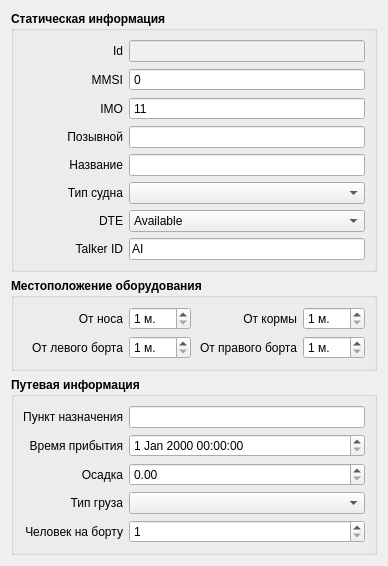
     <widget class="QWidget" name="tabVesselInfo">
      <attribute name="title">
       <string>Информация о судне</string>
      </attribute>
      <layout class="QVBoxLayout" name="verticalLayout_9">
       <item>
        <widget class="QGroupBox" name="gbStaticData">
         <property name="font">
          <font>
           <weight>75</weight>
           <bold>true</bold>
          </font>
         </property>
         <property name="title">
          <string>Статическая информация</string>
         </property>
         <layout class="QVBoxLayout" name="verticalLayout_7">
          <item>
           <layout class="QHBoxLayout" name="layoutID_2">
            <item>
             <widget class="QLabel" name="lblID_2">
              <property name="sizePolicy">
               <sizepolicy hsizetype="Fixed" vsizetype="Preferred">
                <horstretch>0</horstretch>
                <verstretch>0</verstretch>
               </sizepolicy>
              </property>
              <property name="minimumSize">
               <size>
                <width>100</width>
                <height>0</height>
               </size>
              </property>
              <property name="maximumSize">
               <size>
                <width>100</width>
                <height>16777215</height>
               </size>
              </property>
              <property name="font">
               <font>
                <weight>50</weight>
                <bold>false</bold>
               </font>
              </property>
              <property name="text">
               <string>Id</string>
              </property>
              <property name="alignment">
               <set>Qt::AlignRight|Qt::AlignTrailing|Qt::AlignVCenter</set>
              </property>
             </widget>
            </item>
            <item>
             <widget class="QLineEdit" name="ediId">
              <property name="font">
               <font>
                <weight>50</weight>
                <bold>false</bold>
               </font>
              </property>
              <property name="styleSheet">
               <string notr="true">background-color: rgb(240, 240, 240);</string>
              </property>
              <property name="readOnly">
               <bool>true</bool>
              </property>
             </widget>
            </item>
           </layout>
          </item>
          <item>
           <layout class="QHBoxLayout" name="layoutID">
            <item>
             <widget class="QLabel" name="lblID">
              <property name="sizePolicy">
               <sizepolicy hsizetype="Fixed" vsizetype="Preferred">
                <horstretch>0</horstretch>
                <verstretch>0</verstretch>
               </sizepolicy>
              </property>
              <property name="minimumSize">
               <size>
                <width>100</width>
                <height>0</height>
               </size>
              </property>
              <property name="maximumSize">
               <size>
                <width>100</width>
                <height>16777215</height>
               </size>
              </property>
              <property name="font">
               <font>
                <weight>50</weight>
                <bold>false</bold>
               </font>
              </property>
              <property name="text">
               <string>MMSI</string>
              </property>
              <property name="alignment">
               <set>Qt::AlignRight|Qt::AlignTrailing|Qt::AlignVCenter</set>
              </property>
             </widget>
            </item>
            <item>
             <widget class="QSpinBox" name="spinMMSI">
              <property name="font">
               <font>
                <weight>50</weight>
                <bold>false</bold>
               </font>
              </property>
              <property name="buttonSymbols">
               <enum>QAbstractSpinBox::NoButtons</enum>
              </property>
              <property name="maximum">
               <number>999999999</number>
              </property>
             </widget>
            </item>
           </layout>
          </item>
          <item>
           <layout class="QHBoxLayout" name="layoutID_3">
            <item>
             <widget class="QLabel" name="lblID_3">
              <property name="sizePolicy">
               <sizepolicy hsizetype="Fixed" vsizetype="Preferred">
                <horstretch>0</horstretch>
                <verstretch>0</verstretch>
               </sizepolicy>
              </property>
              <property name="minimumSize">
               <size>
                <width>100</width>
                <height>0</height>
               </size>
              </property>
              <property name="maximumSize">
               <size>
                <width>100</width>
                <height>16777215</height>
               </size>
              </property>
              <property name="font">
               <font>
                <weight>50</weight>
                <bold>false</bold>
               </font>
              </property>
              <property name="text">
               <string>IMO</string>
              </property>
              <property name="alignment">
               <set>Qt::AlignRight|Qt::AlignTrailing|Qt::AlignVCenter</set>
              </property>
             </widget>
            </item>
            <item>
             <widget class="QSpinBox" name="spinIMO">
              <property name="font">
               <font>
                <weight>50</weight>
                <bold>false</bold>
               </font>
              </property>
              <property name="buttonSymbols">
               <enum>QAbstractSpinBox::NoButtons</enum>
              </property>
              <property name="specialValueText">
               <string/>
              </property>
              <property name="maximum">
               <number>999999999</number>
              </property>
              <property name="value">
               <number>11</number>
              </property>
             </widget>
            </item>
           </layout>
          </item>
          <item>
           <layout class="QHBoxLayout" name="layoutDevName">
            <item>
             <widget class="QLabel" name="lblDevName">
              <property name="sizePolicy">
               <sizepolicy hsizetype="Fixed" vsizetype="Preferred">
                <horstretch>0</horstretch>
                <verstretch>0</verstretch>
               </sizepolicy>
              </property>
              <property name="minimumSize">
               <size>
                <width>100</width>
                <height>0</height>
               </size>
              </property>
              <property name="maximumSize">
               <size>
                <width>100</width>
                <height>16777215</height>
               </size>
              </property>
              <property name="font">
               <font>
                <weight>50</weight>
                <bold>false</bold>
               </font>
              </property>
              <property name="text">
               <string>Позывной</string>
              </property>
              <property name="alignment">
               <set>Qt::AlignRight|Qt::AlignTrailing|Qt::AlignVCenter</set>
              </property>
             </widget>
            </item>
            <item>
             <widget class="QLineEdit" name="editCallsign">
              <property name="font">
               <font>
                <weight>50</weight>
                <bold>false</bold>
               </font>
              </property>
             </widget>
            </item>
           </layout>
          </item>
          <item>
           <layout class="QHBoxLayout" name="layoutDevName_2">
            <item>
             <widget class="QLabel" name="lblName">
              <property name="sizePolicy">
               <sizepolicy hsizetype="Fixed" vsizetype="Preferred">
                <horstretch>0</horstretch>
                <verstretch>0</verstretch>
               </sizepolicy>
              </property>
              <property name="minimumSize">
               <size>
                <width>100</width>
                <height>0</height>
               </size>
              </property>
              <property name="maximumSize">
               <size>
                <width>100</width>
                <height>16777215</height>
               </size>
              </property>
              <property name="font">
               <font>
                <weight>50</weight>
                <bold>false</bold>
               </font>
              </property>
              <property name="text">
               <string>Название</string>
              </property>
              <property name="alignment">
               <set>Qt::AlignRight|Qt::AlignTrailing|Qt::AlignVCenter</set>
              </property>
             </widget>
            </item>
            <item>
             <widget class="QLineEdit" name="editName">
              <property name="font">
               <font>
                <weight>50</weight>
                <bold>false</bold>
               </font>
              </property>
             </widget>
            </item>
           </layout>
          </item>
          <item>
           <layout class="QHBoxLayout" name="horizontalLayout_2">
            <item>
             <widget class="QLabel" name="lblDevName_2">
              <property name="sizePolicy">
               <sizepolicy hsizetype="Fixed" vsizetype="Preferred">
                <horstretch>0</horstretch>
                <verstretch>0</verstretch>
               </sizepolicy>
              </property>
              <property name="minimumSize">
               <size>
                <width>100</width>
                <height>0</height>
               </size>
              </property>
              <property name="maximumSize">
               <size>
                <width>100</width>
                <height>16777215</height>
               </size>
              </property>
              <property name="font">
               <font>
                <weight>50</weight>
                <bold>false</bold>
               </font>
              </property>
              <property name="text">
               <string>Тип судна</string>
              </property>
              <property name="alignment">
               <set>Qt::AlignRight|Qt::AlignTrailing|Qt::AlignVCenter</set>
              </property>
             </widget>
            </item>
            <item>
             <widget class="QComboBox" name="cbVesselType"/>
            </item>
           </layout>
          </item>
          <item>
           <layout class="QHBoxLayout" name="horizontalLayout_18">
            <item>
             <widget class="QLabel" name="lblDevName_13">
              <property name="sizePolicy">
               <sizepolicy hsizetype="Fixed" vsizetype="Preferred">
                <horstretch>0</horstretch>
                <verstretch>0</verstretch>
               </sizepolicy>
              </property>
              <property name="minimumSize">
               <size>
                <width>100</width>
                <height>0</height>
               </size>
              </property>
              <property name="maximumSize">
               <size>
                <width>100</width>
                <height>16777215</height>
               </size>
              </property>
              <property name="font">
               <font>
                <weight>50</weight>
                <bold>false</bold>
               </font>
              </property>
              <property name="text">
               <string>DTE</string>
              </property>
              <property name="alignment">
               <set>Qt::AlignRight|Qt::AlignTrailing|Qt::AlignVCenter</set>
              </property>
             </widget>
            </item>
            <item>
             <widget class="QComboBox" name="cbDTE">
              <property name="font">
               <font>
                <weight>50</weight>
                <bold>false</bold>
               </font>
              </property>
              <item>
               <property name="text">
                <string>Available</string>
               </property>
              </item>
              <item>
               <property name="text">
                <string>Not available</string>
               </property>
              </item>
             </widget>
            </item>
           </layout>
          </item>
          <item>
           <layout class="QHBoxLayout" name="layoutDevName_3">
            <item>
             <widget class="QLabel" name="lblName_2">
              <property name="sizePolicy">
               <sizepolicy hsizetype="Fixed" vsizetype="Preferred">
                <horstretch>0</horstretch>
                <verstretch>0</verstretch>
               </sizepolicy>
              </property>
              <property name="minimumSize">
               <size>
                <width>100</width>
                <height>0</height>
               </size>
              </property>
              <property name="maximumSize">
               <size>
                <width>100</width>
                <height>16777215</height>
               </size>
              </property>
              <property name="font">
               <font>
                <weight>50</weight>
                <bold>false</bold>
               </font>
              </property>
              <property name="text">
               <string>Talker ID</string>
              </property>
              <property name="alignment">
               <set>Qt::AlignRight|Qt::AlignTrailing|Qt::AlignVCenter</set>
              </property>
             </widget>
            </item>
            <item>
             <widget class="QLineEdit" name="editTalkerID">
              <property name="font">
               <font>
                <weight>50</weight>
                <bold>false</bold>
               </font>
              </property>
              <property name="text">
               <string>AI</string>
              </property>
              <property name="maxLength">
               <number>2</number>
              </property>
              <property name="placeholderText">
               <string>AI</string>
              </property>
             </widget>
            </item>
           </layout>
          </item>
         </layout>
        </widget>
       </item>
       <item>
        <widget class="QGroupBox" name="groupBox">
         <property name="font">
          <font>
           <weight>75</weight>
           <bold>true</bold>
          </font>
         </property>
         <property name="title">
          <string>Местоположение оборудования</string>
         </property>
         <layout class="QVBoxLayout" name="verticalLayout">
          <item>
           <layout class="QHBoxLayout" name="horizontalLayout">
            <item>
             <widget class="QLabel" name="lblDevName_3">
              <property name="sizePolicy">
               <sizepolicy hsizetype="Fixed" vsizetype="Preferred">
                <horstretch>0</horstretch>
                <verstretch>0</verstretch>
               </sizepolicy>
              </property>
              <property name="minimumSize">
               <size>
                <width>100</width>
                <height>0</height>
               </size>
              </property>
              <property name="maximumSize">
               <size>
                <width>100</width>
                <height>16777215</height>
               </size>
              </property>
              <property name="font">
               <font>
                <weight>50</weight>
                <bold>false</bold>
               </font>
              </property>
              <property name="text">
               <string>От носа</string>
              </property>
              <property name="alignment">
               <set>Qt::AlignRight|Qt::AlignTrailing|Qt::AlignVCenter</set>
              </property>
             </widget>
            </item>
            <item>
             <widget class="QSpinBox" name="spinPosRefA">
              <property name="font">
               <font>
                <weight>50</weight>
                <bold>false</bold>
               </font>
              </property>
              <property name="suffix">
               <string> м.</string>
              </property>
              <property name="minimum">
               <number>1</number>
              </property>
              <property name="maximum">
               <number>990</number>
              </property>
             </widget>
            </item>
            <item>
             <widget class="QLabel" name="lblDevName_4">
              <property name="sizePolicy">
               <sizepolicy hsizetype="Fixed" vsizetype="Preferred">
                <horstretch>0</horstretch>
                <verstretch>0</verstretch>
               </sizepolicy>
              </property>
              <property name="minimumSize">
               <size>
                <width>100</width>
                <height>0</height>
               </size>
              </property>
              <property name="maximumSize">
               <size>
                <width>100</width>
                <height>16777215</height>
               </size>
              </property>
              <property name="font">
               <font>
                <weight>50</weight>
                <bold>false</bold>
               </font>
              </property>
              <property name="text">
               <string>От кормы</string>
              </property>
              <property name="alignment">
               <set>Qt::AlignRight|Qt::AlignTrailing|Qt::AlignVCenter</set>
              </property>
             </widget>
            </item>
            <item>
             <widget class="QSpinBox" name="spinPosRefB">
              <property name="font">
               <font>
                <weight>50</weight>
                <bold>false</bold>
               </font>
              </property>
              <property name="suffix">
               <string> м.</string>
              </property>
              <property name="minimum">
               <number>1</number>
              </property>
              <property name="maximum">
               <number>990</number>
              </property>
             </widget>
            </item>
           </layout>
          </item>
          <item>
           <layout class="QHBoxLayout" name="horizontalLayout_16">
            <item>
             <widget class="QLabel" name="lblDevName_10">
              <property name="sizePolicy">
               <sizepolicy hsizetype="Fixed" vsizetype="Preferred">
                <horstretch>0</horstretch>
                <verstretch>0</verstretch>
               </sizepolicy>
              </property>
              <property name="minimumSize">
               <size>
                <width>100</width>
                <height>0</height>
               </size>
              </property>
              <property name="maximumSize">
               <size>
                <width>100</width>
                <height>16777215</height>
               </size>
              </property>
              <property name="font">
               <font>
                <weight>50</weight>
                <bold>false</bold>
               </font>
              </property>
              <property name="text">
               <string>От левого борта</string>
              </property>
              <property name="alignment">
               <set>Qt::AlignRight|Qt::AlignTrailing|Qt::AlignVCenter</set>
              </property>
             </widget>
            </item>
            <item>
             <widget class="QSpinBox" name="spinPosRefC">
              <property name="font">
               <font>
                <weight>50</weight>
                <bold>false</bold>
               </font>
              </property>
              <property name="suffix">
               <string> м.</string>
              </property>
              <property name="minimum">
               <number>1</number>
              </property>
              <property name="maximum">
               <number>990</number>
              </property>
             </widget>
            </item>
            <item>
             <widget class="QLabel" name="lblDevName_11">
              <property name="sizePolicy">
               <sizepolicy hsizetype="Fixed" vsizetype="Preferred">
                <horstretch>0</horstretch>
                <verstretch>0</verstretch>
               </sizepolicy>
              </property>
              <property name="minimumSize">
               <size>
                <width>100</width>
                <height>0</height>
               </size>
              </property>
              <property name="maximumSize">
               <size>
                <width>100</width>
                <height>16777215</height>
               </size>
              </property>
              <property name="font">
               <font>
                <weight>50</weight>
                <bold>false</bold>
               </font>
              </property>
              <property name="text">
               <string>От правого борта</string>
              </property>
              <property name="alignment">
               <set>Qt::AlignRight|Qt::AlignTrailing|Qt::AlignVCenter</set>
              </property>
             </widget>
            </item>
            <item>
             <widget class="QSpinBox" name="spinPosRefD">
              <property name="font">
               <font>
                <weight>50</weight>
                <bold>false</bold>
               </font>
              </property>
              <property name="suffix">
               <string> м.</string>
              </property>
              <property name="minimum">
               <number>1</number>
              </property>
              <property name="maximum">
               <number>990</number>
              </property>
             </widget>
            </item>
           </layout>
          </item>
         </layout>
        </widget>
       </item>
       <item>
        <widget class="QGroupBox" name="gbVoyageData">
         <property name="sizePolicy">
          <sizepolicy hsizetype="Preferred" vsizetype="Fixed">
           <horstretch>0</horstretch>
           <verstretch>0</verstretch>
          </sizepolicy>
         </property>
         <property name="font">
          <font>
           <weight>75</weight>
           <bold>true</bold>
          </font>
         </property>
         <property name="title">
          <string>Путевая информация</string>
         </property>
         <property name="flat">
          <bool>false</bool>
         </property>
         <layout class="QVBoxLayout" name="verticalLayout_2">
          <item>
           <layout class="QHBoxLayout" name="horizontalLayout_3">
            <item>
             <widget class="QLabel" name="lblDevName_5">
              <property name="sizePolicy">
               <sizepolicy hsizetype="Fixed" vsizetype="Preferred">
                <horstretch>0</horstretch>
                <verstretch>0</verstretch>
               </sizepolicy>
              </property>
              <property name="minimumSize">
               <size>
                <width>100</width>
                <height>0</height>
               </size>
              </property>
              <property name="maximumSize">
               <size>
                <width>100</width>
                <height>16777215</height>
               </size>
              </property>
              <property name="font">
               <font>
                <weight>50</weight>
                <bold>false</bold>
               </font>
              </property>
              <property name="text">
               <string>Пункт назначения</string>
              </property>
              <property name="alignment">
               <set>Qt::AlignRight|Qt::AlignTrailing|Qt::AlignVCenter</set>
              </property>
             </widget>
            </item>
            <item>
             <widget class="QLineEdit" name="editDestination">
              <property name="font">
               <font>
                <weight>50</weight>
                <bold>false</bold>
               </font>
              </property>
              <property name="text">
               <string/>
              </property>
             </widget>
            </item>
           </layout>
          </item>
          <item>
           <layout class="QHBoxLayout" name="horizontalLayout_4">
            <item>
             <widget class="QLabel" name="lblDevName_6">
              <property name="sizePolicy">
               <sizepolicy hsizetype="Fixed" vsizetype="Preferred">
                <horstretch>0</horstretch>
                <verstretch>0</verstretch>
               </sizepolicy>
              </property>
              <property name="minimumSize">
               <size>
                <width>100</width>
                <height>0</height>
               </size>
              </property>
              <property name="maximumSize">
               <size>
                <width>100</width>
                <height>16777215</height>
               </size>
              </property>
              <property name="font">
               <font>
                <weight>50</weight>
                <bold>false</bold>
               </font>
              </property>
              <property name="text">
               <string>Время прибытия</string>
              </property>
              <property name="alignment">
               <set>Qt::AlignRight|Qt::AlignTrailing|Qt::AlignVCenter</set>
              </property>
             </widget>
            </item>
            <item>
             <widget class="QDateTimeEdit" name="dateTimeEstimatedTimeOfArrival">
              <property name="font">
               <font>
                <weight>50</weight>
                <bold>false</bold>
               </font>
              </property>
             </widget>
            </item>
           </layout>
          </item>
          <item>
           <layout class="QHBoxLayout" name="horizontalLayout_15">
            <item>
             <widget class="QLabel" name="lblDevName_9">
              <property name="sizePolicy">
               <sizepolicy hsizetype="Fixed" vsizetype="Preferred">
                <horstretch>0</horstretch>
                <verstretch>0</verstretch>
               </sizepolicy>
              </property>
              <property name="minimumSize">
               <size>
                <width>100</width>
                <height>0</height>
               </size>
              </property>
              <property name="maximumSize">
               <size>
                <width>100</width>
                <height>16777215</height>
               </size>
              </property>
              <property name="font">
               <font>
                <weight>50</weight>
                <bold>false</bold>
               </font>
              </property>
              <property name="text">
               <string>Осадка</string>
              </property>
              <property name="alignment">
               <set>Qt::AlignRight|Qt::AlignTrailing|Qt::AlignVCenter</set>
              </property>
             </widget>
            </item>
            <item>
             <widget class="QDoubleSpinBox" name="dspinDraft">
              <property name="font">
               <font>
                <weight>50</weight>
                <bold>false</bold>
               </font>
              </property>
              <property name="minimum">
               <double>0.000000000000000</double>
              </property>
             </widget>
            </item>
           </layout>
          </item>
          <item>
           <layout class="QHBoxLayout" name="horizontalLayout_5">
            <item>
             <widget class="QLabel" name="lblDevName_7">
              <property name="sizePolicy">
               <sizepolicy hsizetype="Fixed" vsizetype="Preferred">
                <horstretch>0</horstretch>
                <verstretch>0</verstretch>
               </sizepolicy>
              </property>
              <property name="minimumSize">
               <size>
                <width>100</width>
                <height>0</height>
               </size>
              </property>
              <property name="maximumSize">
               <size>
                <width>100</width>
                <height>16777215</height>
               </size>
              </property>
              <property name="font">
               <font>
                <weight>50</weight>
                <bold>false</bold>
               </font>
              </property>
              <property name="text">
               <string>Тип груза</string>
              </property>
              <property name="alignment">
               <set>Qt::AlignRight|Qt::AlignTrailing|Qt::AlignVCenter</set>
              </property>
             </widget>
            </item>
            <item>
             <widget class="QComboBox" name="cbCargoType"/>
            </item>
           </layout>
          </item>
          <item>
           <layout class="QHBoxLayout" name="horizontalLayout_6">
            <item>
             <widget class="QLabel" name="lblDevName_8">
              <property name="sizePolicy">
               <sizepolicy hsizetype="Fixed" vsizetype="Preferred">
                <horstretch>0</horstretch>
                <verstretch>0</verstretch>
               </sizepolicy>
              </property>
              <property name="minimumSize">
               <size>
                <width>100</width>
                <height>0</height>
               </size>
              </property>
              <property name="maximumSize">
               <size>
                <width>100</width>
                <height>16777215</height>
               </size>
              </property>
              <property name="font">
               <font>
                <weight>50</weight>
                <bold>false</bold>
               </font>
              </property>
              <property name="text">
               <string>Человек на борту</string>
              </property>
              <property name="alignment">
               <set>Qt::AlignRight|Qt::AlignTrailing|Qt::AlignVCenter</set>
              </property>
             </widget>
            </item>
            <item>
             <widget class="QSpinBox" name="spinTeam">
              <property name="font">
               <font>
                <weight>50</weight>
                <bold>false</bold>
               </font>
              </property>
              <property name="minimum">
               <number>1</number>
              </property>
              <property name="maximum">
               <number>9900</number>
              </property>
             </widget>
            </item>
           </layout>
          </item>
         </layout>
        </widget>
       </item>
      </layout>
     </widget>
